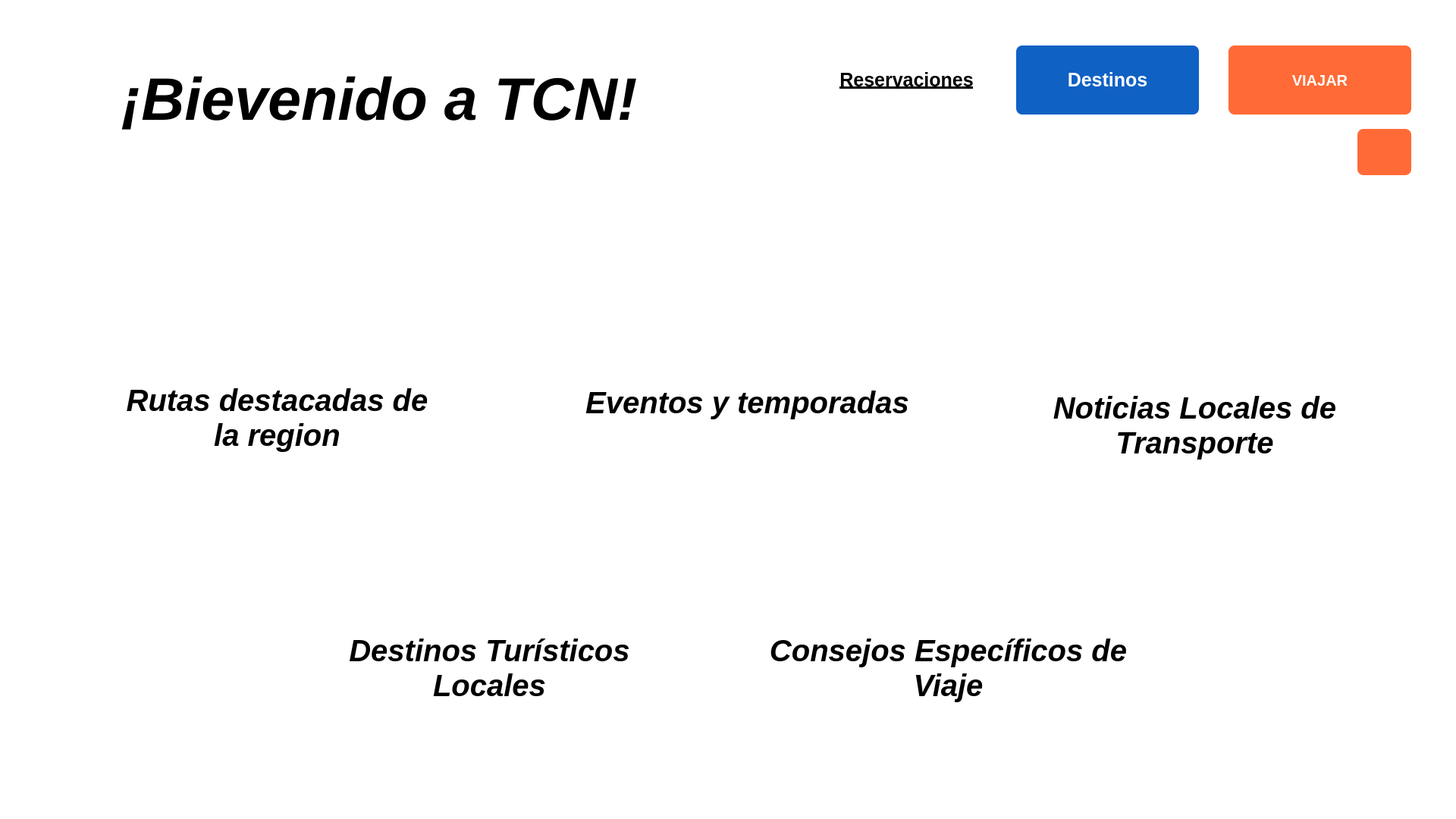
<?xml version="1.0" encoding="UTF-8"?>
<ui version="4.0">
 <class>pantalla_blog</class>
 <widget class="QWidget" name="pantalla_blog">
  <property name="geometry">
   <rect>
    <x>0</x>
    <y>0</y>
    <width>1920</width>
    <height>1080</height>
   </rect>
  </property>
  <property name="windowTitle">
   <string>Form</string>
  </property>
  <property name="styleSheet">
   <string notr="true">background-color: rgb(255, 255, 255);</string>
  </property>
  <widget class="QPushButton" name="boton_regresar">
   <property name="geometry">
    <rect>
     <x>1790</x>
     <y>170</y>
     <width>71</width>
     <height>61</height>
    </rect>
   </property>
   <property name="font">
    <font>
     <pointsize>-1</pointsize>
     <weight>75</weight>
     <bold>true</bold>
    </font>
   </property>
   <property name="styleSheet">
    <string notr="true">QPushButton{
	background: #FF6A36;
	color:WHITE;
	border:none;
	border-radius: 8px;
	font-weight: bold;
	font-size: 20px;
}

QPushButton:hover {
    background-color: #E85F30;   /* Naranja más oscuro */
}

QPushButton:pressed {
    background-color: #CC532A;   /* Más oscuro para click */
}</string>
   </property>
   <property name="text">
    <string/>
   </property>
   <property name="icon">
    <iconset>
     <normaloff>../recursos/recursos empresa/volver.png</normaloff>../recursos/recursos empresa/volver.png</iconset>
   </property>
   <property name="iconSize">
    <size>
     <width>35</width>
     <height>35</height>
    </size>
   </property>
  </widget>
  <widget class="QPushButton" name="boton_destinos">
   <property name="geometry">
    <rect>
     <x>1340</x>
     <y>60</y>
     <width>241</width>
     <height>91</height>
    </rect>
   </property>
   <property name="font">
    <font>
     <pointsize>-1</pointsize>
     <weight>75</weight>
     <bold>true</bold>
    </font>
   </property>
   <property name="styleSheet">
    <string notr="true">QPushButton{
	background: #1061C4;
	color:WHITE;
	border:none;
	border-radius: 8px;
	font-weight: bold;
	font-size:25px;
}

QPushButton:hover {
    background-color: #0D4FAB;    
}

QPushButton:pressed {
    background-color: #0A3F8A;     
}</string>
   </property>
   <property name="text">
    <string>Destinos</string>
   </property>
   <property name="iconSize">
    <size>
     <width>30</width>
     <height>30</height>
    </size>
   </property>
  </widget>
  <widget class="QLabel" name="label_estatico_eventos">
   <property name="geometry">
    <rect>
     <x>760</x>
     <y>480</y>
     <width>451</width>
     <height>101</height>
    </rect>
   </property>
   <property name="font">
    <font>
     <pointsize>30</pointsize>
     <weight>75</weight>
     <italic>true</italic>
     <bold>true</bold>
    </font>
   </property>
   <property name="text">
    <string>Eventos y temporadas</string>
   </property>
   <property name="alignment">
    <set>Qt::AlignCenter</set>
   </property>
  </widget>
  <widget class="QLabel" name="label_estatico_rutasdes">
   <property name="geometry">
    <rect>
     <x>140</x>
     <y>500</y>
     <width>451</width>
     <height>101</height>
    </rect>
   </property>
   <property name="font">
    <font>
     <pointsize>30</pointsize>
     <weight>75</weight>
     <italic>true</italic>
     <bold>true</bold>
    </font>
   </property>
   <property name="text">
    <string>Rutas destacadas de
la region</string>
   </property>
   <property name="alignment">
    <set>Qt::AlignCenter</set>
   </property>
  </widget>
  <widget class="QLabel" name="label_estatico_bienvenido">
   <property name="geometry">
    <rect>
     <x>160</x>
     <y>80</y>
     <width>701</width>
     <height>101</height>
    </rect>
   </property>
   <property name="font">
    <font>
     <pointsize>59</pointsize>
     <weight>75</weight>
     <italic>true</italic>
     <bold>true</bold>
    </font>
   </property>
   <property name="text">
    <string>¡Bievenido a TCN!</string>
   </property>
  </widget>
  <widget class="QLabel" name="label_estatico_consejos">
   <property name="geometry">
    <rect>
     <x>1010</x>
     <y>830</y>
     <width>481</width>
     <height>101</height>
    </rect>
   </property>
   <property name="font">
    <font>
     <pointsize>30</pointsize>
     <weight>75</weight>
     <italic>true</italic>
     <bold>true</bold>
    </font>
   </property>
   <property name="text">
    <string>Consejos Específicos de
Viaje</string>
   </property>
   <property name="alignment">
    <set>Qt::AlignCenter</set>
   </property>
  </widget>
  <widget class="QPushButton" name="boton_reservaciones">
   <property name="geometry">
    <rect>
     <x>1080</x>
     <y>70</y>
     <width>231</width>
     <height>71</height>
    </rect>
   </property>
   <property name="font">
    <font>
     <pointsize>-1</pointsize>
     <weight>75</weight>
     <bold>true</bold>
     <underline>true</underline>
    </font>
   </property>
   <property name="styleSheet">
    <string notr="true">QPushButton{
	background: rgb(255, 255, 255);
	color:black;
	border:none;
	border-radius: 8px;
	font-weight: bold;
	font-size:25px;
	text-decoration: underline;
}

QPushButton:hover {
    background-color: rgb(222, 221, 218);    
}

QPushButton:pressed {
    background-color: rgb(192, 191, 188);     
}</string>
   </property>
   <property name="text">
    <string>Reservaciones</string>
   </property>
   <property name="iconSize">
    <size>
     <width>30</width>
     <height>30</height>
    </size>
   </property>
  </widget>
  <widget class="QLabel" name="label_estatico_destinos">
   <property name="geometry">
    <rect>
     <x>420</x>
     <y>830</y>
     <width>451</width>
     <height>101</height>
    </rect>
   </property>
   <property name="font">
    <font>
     <pointsize>30</pointsize>
     <weight>75</weight>
     <italic>true</italic>
     <bold>true</bold>
    </font>
   </property>
   <property name="text">
    <string>Destinos Turísticos
Locales</string>
   </property>
   <property name="alignment">
    <set>Qt::AlignCenter</set>
   </property>
  </widget>
  <widget class="QPushButton" name="boton_viajar">
   <property name="geometry">
    <rect>
     <x>1620</x>
     <y>60</y>
     <width>241</width>
     <height>91</height>
    </rect>
   </property>
   <property name="font">
    <font>
     <pointsize>-1</pointsize>
     <weight>75</weight>
     <bold>true</bold>
    </font>
   </property>
   <property name="styleSheet">
    <string notr="true">QPushButton{
	background: #FF6A36;
	color:WHITE;
	border:none;
	border-radius: 8px;
	font-weight: bold;
	font-size: 20px;
}

QPushButton:hover {
    background-color: #E85F30;   /* Naranja más oscuro */
}

QPushButton:pressed {
    background-color: #CC532A;   /* Más oscuro para click */
}</string>
   </property>
   <property name="text">
    <string>VIAJAR</string>
   </property>
   <property name="iconSize">
    <size>
     <width>30</width>
     <height>30</height>
    </size>
   </property>
  </widget>
  <widget class="QLabel" name="label_estatico_notcias">
   <property name="geometry">
    <rect>
     <x>1350</x>
     <y>510</y>
     <width>451</width>
     <height>101</height>
    </rect>
   </property>
   <property name="font">
    <font>
     <pointsize>30</pointsize>
     <weight>75</weight>
     <italic>true</italic>
     <bold>true</bold>
    </font>
   </property>
   <property name="text">
    <string>Noticias Locales de
Transporte</string>
   </property>
   <property name="alignment">
    <set>Qt::AlignCenter</set>
   </property>
  </widget>
  <widget class="QLabel" name="label_imagenes_noticias">
   <property name="geometry">
    <rect>
     <x>1410</x>
     <y>290</y>
     <width>331</width>
     <height>191</height>
    </rect>
   </property>
   <property name="text">
    <string/>
   </property>
   <property name="pixmap">
    <pixmap>../recursos/recursos usuario/carretera-escenica-palya-saldamando-1024x768.jpg</pixmap>
   </property>
   <property name="scaledContents">
    <bool>true</bool>
   </property>
  </widget>
  <widget class="QLabel" name="label_imagen_eventos">
   <property name="geometry">
    <rect>
     <x>830</x>
     <y>290</y>
     <width>321</width>
     <height>191</height>
    </rect>
   </property>
   <property name="text">
    <string/>
   </property>
   <property name="pixmap">
    <pixmap>../recursos/recursos usuario/provino-1-1-1200x783.jpg</pixmap>
   </property>
   <property name="scaledContents">
    <bool>true</bool>
   </property>
  </widget>
  <widget class="QLabel" name="label_imagen_rutas">
   <property name="geometry">
    <rect>
     <x>220</x>
     <y>310</y>
     <width>281</width>
     <height>181</height>
    </rect>
   </property>
   <property name="text">
    <string/>
   </property>
   <property name="pixmap">
    <pixmap>../recursos/recursos usuario/ensenada_2.jpg</pixmap>
   </property>
  </widget>
  <widget class="QLabel" name="label_imagen_destinos">
   <property name="geometry">
    <rect>
     <x>480</x>
     <y>630</y>
     <width>321</width>
     <height>191</height>
    </rect>
   </property>
   <property name="text">
    <string/>
   </property>
   <property name="pixmap">
    <pixmap>../recursos/recursos usuario/tecate_2.jpg</pixmap>
   </property>
   <property name="scaledContents">
    <bool>true</bool>
   </property>
  </widget>
  <widget class="QLabel" name="label_imagen_consejos">
   <property name="geometry">
    <rect>
     <x>1100</x>
     <y>630</y>
     <width>321</width>
     <height>191</height>
    </rect>
   </property>
   <property name="text">
    <string/>
   </property>
   <property name="pixmap">
    <pixmap>../recursos/recursos usuario/viajar-en-autobus-busolinea.jpg</pixmap>
   </property>
   <property name="scaledContents">
    <bool>true</bool>
   </property>
  </widget>
 </widget>
 <resources/>
 <connections/>
</ui>
